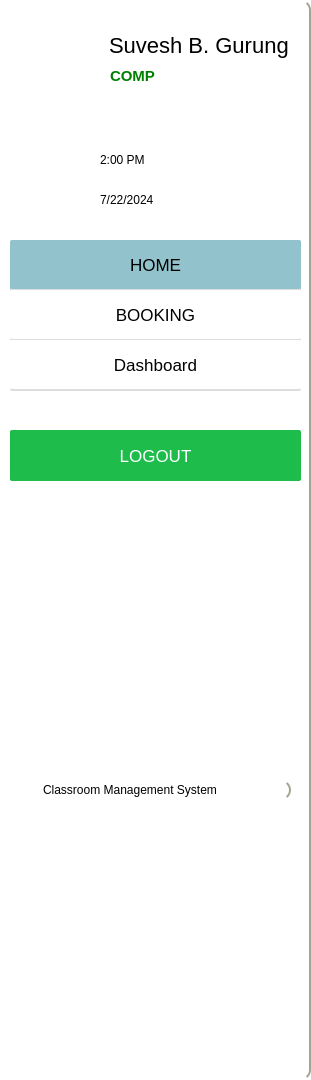
        <widget class="QFrame" name="sidebar_3">
         <property name="geometry">
          <rect>
           <x>0</x>
           <y>0</y>
           <width>311</width>
           <height>1080</height>
          </rect>
         </property>
         <property name="minimumSize">
          <size>
           <width>0</width>
           <height>0</height>
          </size>
         </property>
         <property name="styleSheet">
          <string notr="true">
background-color:white;
border:2.2px solid  rgb(162, 166, 143);
border-top:10px;
border-left:10px;
border-bottom:10px;
border-radius:10px;

</string>
         </property>
         <property name="frameShape">
          <enum>QFrame::StyledPanel</enum>
         </property>
         <property name="frameShadow">
          <enum>QFrame::Raised</enum>
         </property>
         <widget class="QFrame" name="frame_5">
          <property name="geometry">
           <rect>
            <x>10</x>
            <y>10</y>
            <width>291</width>
            <height>121</height>
           </rect>
          </property>
          <property name="styleSheet">
           <string notr="true">border:none;</string>
          </property>
          <property name="frameShape">
           <enum>QFrame::StyledPanel</enum>
          </property>
          <property name="frameShadow">
           <enum>QFrame::Raised</enum>
          </property>
          <widget class="QLabel" name="username_4">
           <property name="geometry">
            <rect>
             <x>99</x>
             <y>20</y>
             <width>201</width>
             <height>31</height>
            </rect>
           </property>
           <property name="styleSheet">
            <string notr="true">color:rgb(0, 0, 0);
font-size:22px;</string>
           </property>
           <property name="text">
            <string>Suvesh B. Gurung</string>
           </property>
          </widget>
          <widget class="QLabel" name="department_4">
           <property name="geometry">
            <rect>
             <x>100</x>
             <y>50</y>
             <width>191</width>
             <height>31</height>
            </rect>
           </property>
           <property name="styleSheet">
            <string notr="true">color:green;
font-weight:bold;
font-size:15px;</string>
           </property>
           <property name="text">
            <string>COMP</string>
           </property>
          </widget>
          <widget class="QLabel" name="label_11">
           <property name="geometry">
            <rect>
             <x>0</x>
             <y>0</y>
             <width>91</width>
             <height>91</height>
            </rect>
           </property>
           <property name="styleSheet">
            <string notr="true">
background-image: url(:/resource/assets/Cms.png);
</string>
           </property>
           <property name="text">
            <string/>
           </property>
           <property name="pixmap">
            <pixmap resource="resources.qrc">:/resource/assets/Cms.png</pixmap>
           </property>
           <property name="scaledContents">
            <bool>true</bool>
           </property>
          </widget>
         </widget>
         <widget class="QFrame" name="dynamic_time_2">
          <property name="geometry">
           <rect>
            <x>10</x>
            <y>130</y>
            <width>291</width>
            <height>121</height>
           </rect>
          </property>
          <property name="styleSheet">
           <string notr="true">border:none;</string>
          </property>
          <property name="frameShape">
           <enum>QFrame::StyledPanel</enum>
          </property>
          <property name="frameShadow">
           <enum>QFrame::Raised</enum>
          </property>
          <widget class="QLabel" name="time_2">
           <property name="geometry">
            <rect>
             <x>90</x>
             <y>20</y>
             <width>141</width>
             <height>20</height>
            </rect>
           </property>
           <property name="styleSheet">
            <string notr="true">QLabel{
color:black;
font-size:17px;
};</string>
           </property>
           <property name="text">
            <string>2:00 PM</string>
           </property>
          </widget>
          <widget class="QLabel" name="time_icon_2">
           <property name="geometry">
            <rect>
             <x>50</x>
             <y>20</y>
             <width>21</width>
             <height>21</height>
            </rect>
           </property>
           <property name="text">
            <string/>
           </property>
           <property name="pixmap">
            <pixmap resource="resources.qrc">:/resource/assets/clock.png</pixmap>
           </property>
           <property name="scaledContents">
            <bool>true</bool>
           </property>
          </widget>
          <widget class="QLabel" name="date_5">
           <property name="geometry">
            <rect>
             <x>90</x>
             <y>60</y>
             <width>141</width>
             <height>20</height>
            </rect>
           </property>
           <property name="styleSheet">
            <string notr="true">QLabel{
color:black;
font-size:17px;
};</string>
           </property>
           <property name="text">
            <string>7/22/2024</string>
           </property>
          </widget>
          <widget class="QLabel" name="date_icon_2">
           <property name="geometry">
            <rect>
             <x>50</x>
             <y>60</y>
             <width>21</width>
             <height>21</height>
            </rect>
           </property>
           <property name="text">
            <string/>
           </property>
           <property name="pixmap">
            <pixmap resource="resources.qrc">:/resource/assets/calendar.png</pixmap>
           </property>
           <property name="scaledContents">
            <bool>true</bool>
           </property>
          </widget>
         </widget>
         <widget class="QFrame" name="navigation_2">
          <property name="geometry">
           <rect>
            <x>10</x>
            <y>240</y>
            <width>291</width>
            <height>191</height>
           </rect>
          </property>
          <property name="styleSheet">
           <string notr="true">border:none;</string>
          </property>
          <property name="frameShape">
           <enum>QFrame::StyledPanel</enum>
          </property>
          <property name="frameShadow">
           <enum>QFrame::Raised</enum>
          </property>
          <widget class="QPushButton" name="home_4">
           <property name="geometry">
            <rect>
             <x>0</x>
             <y>0</y>
             <width>291</width>
             <height>51</height>
            </rect>
           </property>
           <property name="styleSheet">
            <string notr="true">QPushButton {
    background-color: rgb(146,194,204);
    font-size: 17px;
    color: black;
    border: none;
border-radius:2px;
    border-bottom: 2px solid rgb(221, 221, 221); /* Adds a bottom border */
}

QPushButton:hover {
    background-color: grey;
    color: white;
}
</string>
           </property>
           <property name="text">
            <string>HOME</string>
           </property>
          </widget>
          <widget class="QPushButton" name="booking_4">
           <property name="geometry">
            <rect>
             <x>0</x>
             <y>50</y>
             <width>291</width>
             <height>51</height>
            </rect>
           </property>
           <property name="styleSheet">
            <string notr="true">QPushButton {
    background-color: white;
    font-size: 17px;
    color: black;
    border: none;
border-radius:2px;
    border-bottom: 2px solid rgb(221, 221, 221); /* Adds a bottom border */
}

QPushButton:hover {
    background-color: grey;
    color: white;
}
</string>
           </property>
           <property name="text">
            <string>BOOKING</string>
           </property>
          </widget>
          <widget class="QPushButton" name="schedule_4">
           <property name="geometry">
            <rect>
             <x>0</x>
             <y>100</y>
             <width>291</width>
             <height>51</height>
            </rect>
           </property>
           <property name="styleSheet">
            <string notr="true">QPushButton {
    background-color: white;
    font-size: 17px;
    color: black;
    border: none;
border-radius:2px;
    border-bottom: 2px solid rgb(221, 221, 221); /* Adds a bottom border */
}

QPushButton:hover {
    background-color: grey;
    color: white;
}
</string>
           </property>
           <property name="text">
            <string>Dashboard</string>
           </property>
          </widget>
         </widget>
         <widget class="QFrame" name="log_2">
          <property name="geometry">
           <rect>
            <x>10</x>
            <y>430</y>
            <width>291</width>
            <height>191</height>
           </rect>
          </property>
          <property name="styleSheet">
           <string notr="true">border:none;</string>
          </property>
          <property name="frameShape">
           <enum>QFrame::StyledPanel</enum>
          </property>
          <property name="frameShadow">
           <enum>QFrame::Raised</enum>
          </property>
          <widget class="QPushButton" name="logout_button_4">
           <property name="geometry">
            <rect>
             <x>0</x>
             <y>0</y>
             <width>291</width>
             <height>51</height>
            </rect>
           </property>
           <property name="styleSheet">
            <string notr="true">

QPushButton {
background-color: rgb(30, 188, 75);
color:white;
border-radius:2px;
font-size:17px;
        }



QPushButton:hover {
          background-color: #0fa191;
			color:white;
        }</string>
           </property>
           <property name="text">
            <string>LOGOUT</string>
           </property>
          </widget>
         </widget>
         <widget class="QLabel" name="index_4">
          <property name="geometry">
           <rect>
            <x>40</x>
            <y>780</y>
            <width>251</width>
            <height>20</height>
           </rect>
          </property>
          <property name="styleSheet">
           <string notr="true">color: rgb(0, 0, 0);</string>
          </property>
          <property name="text">
           <string>Classroom Management System</string>
          </property>
         </widget>
        </widget>
